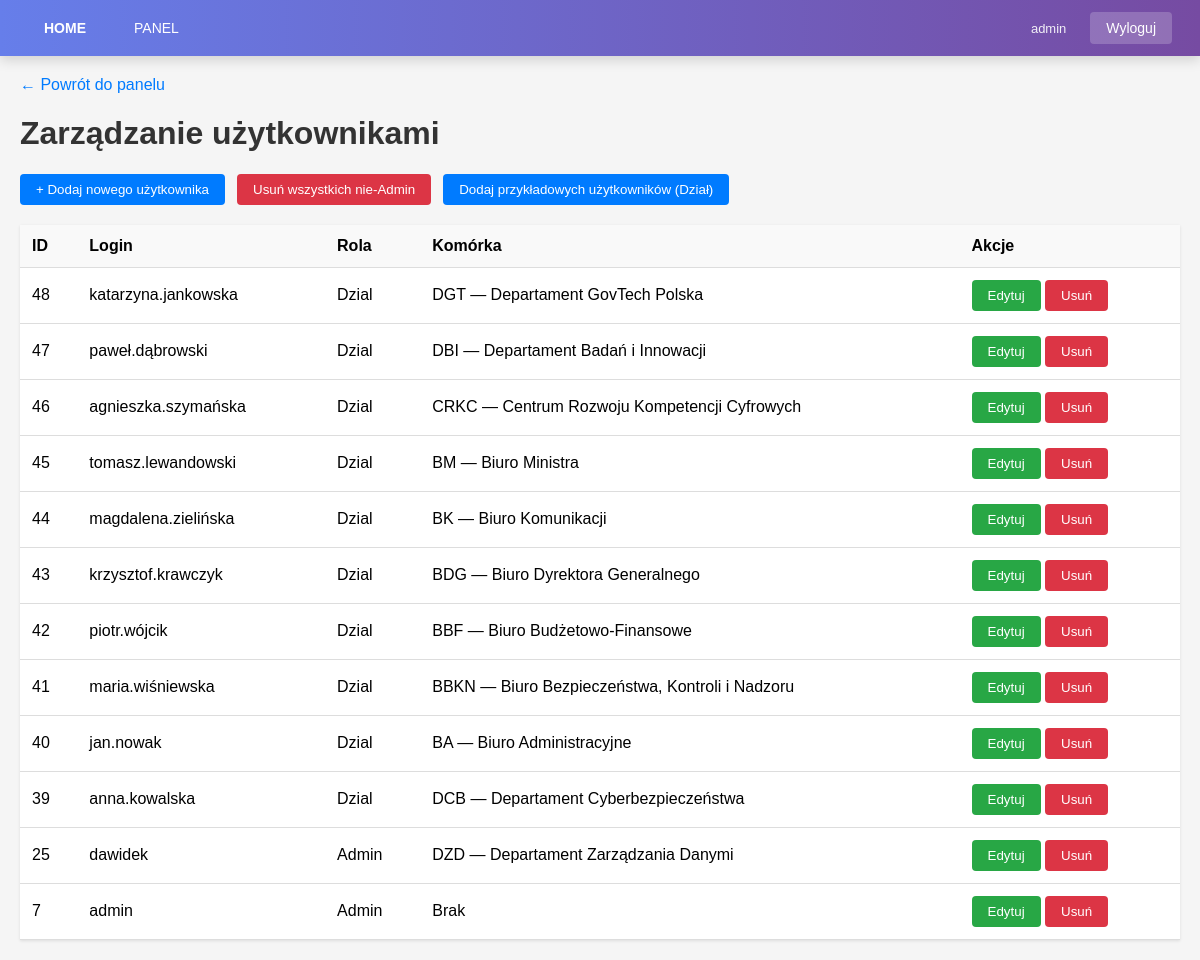
The page /users.php (signed in) on the database its author committed.
### tables this page shows
CREATE TABLE `Uzytkownicy` (
  `ID` int(11) NOT NULL,
  `Login` varchar(100) NOT NULL,
  `Haslo` varchar(255) NOT NULL,
  `Rola` enum('Admin','Ksiegowosc','Dzial') NOT NULL DEFAULT 'Dzial',
  `IDDzialu` int(11) DEFAULT NULL,
  `Dzial` varchar(50) DEFAULT NULL
);

CREATE TABLE `Komorki` (
  `ID` int(11) NOT NULL,
  `Skrot` varchar(10) NOT NULL,
  `Nazwa` varchar(255) NOT NULL
);

### public_html/users.php (the view, shortened to what this page needs)
<?php
$mysqli = require 'db.php';
$res = $mysqli->query('SELECT ID, Login, Haslo, Rola, IDDzialu FROM Uzytkownicy ORDER BY ID DESC');
$users = [];
while ($row = $res->fetch_assoc()) {
    $users[] = $row;
}
$dept_res = $mysqli->query('SELECT ID, Skrot, Nazwa FROM Komorki ORDER BY Nazwa');
$departments = [];
while ($row = $dept_res->fetch_assoc()) {
    $departments[] = $row;
}
?>
<!DOCTYPE html>
<?php require 'navbar.php'; ?>
<html>
<head>
</head>
<body>
<div class="container">
    <div class="back-link">
        <a href="panel.php">&larr; Powrót do panelu</a>
    </div>
    <h1>Zarządzanie użytkownikami</h1>
    <div style="margin-bottom: 20px; display:flex; gap:12px; flex-wrap:wrap;">
        <button class="btn" onclick="openAddModal()">+ Dodaj nowego użytkownika</button>
        <form method="POST" onsubmit="return confirm('Na pewno usunąć wszystkich użytkowników, którzy nie są Admin?');">
            <button type="submit" class="btn btn-delete">Usuń wszystkich nie-Admin</button>
        </form>
        <form method="POST" onsubmit="return confirm('Dodać przykładowych użytkowników Dział (hasło: Haslo123!)?');">
            <button type="submit" class="btn">Dodaj przykładowych użytkowników (Dział)</button>
        </form>
    </div>
    <table>
        <thead>
            <tr>
                <th>ID</th>
                <th>Login</th>
                <th>Rola</th>
                <th>Komórka</th>
                <th>Akcje</th>
            </tr>
        </thead>
        <tbody>
            <?php foreach ($users as $user): ?>
                <tr>
                    <td><?= (int)$user['ID'] ?></td>
                    <td><?= htmlspecialchars($user['Login']) ?></td>
                    <td><?= htmlspecialchars($user['Rola']) ?></td>
                    <td>
                        <?php
                        $dept_id = (int)$user['IDDzialu'];
                        $dept_name = 'Brak';
                        foreach ($departments as $d) {
                            if ($d['ID'] == $dept_id) {
                                $label = trim(($d['Skrot'] ?? '') . ' — ' . ($d['Nazwa'] ?? ''));
                                $dept_name = htmlspecialchars($label);
                                break;
                            }
                        }
                        echo $dept_name;
                        ?>
                    </td>
                    <td>
                        <button class="btn btn-edit" onclick="openEditModal(<?= (int)$user['ID'] ?>)">Edytuj</button>
                        <button class="btn btn-delete" onclick="openDeleteModal(<?= (int)$user['ID'] ?>)">Usuń</button>
                    </td>
                </tr>
            <?php endforeach; ?>
        </tbody>
    </table>
</div>
</body>
</html>

### public_html/navbar.php (style rules this page uses)
body { padding-top: 56px; }

### public_html/users.php (style rules this page uses)
body { font-family: Arial, sans-serif; margin:0; background:#f5f5f5; }
.container { max-width: 1200px; margin: 0 auto; padding: 20px; }
h1 { color: #333; }
.btn { padding: 8px 16px; background: #007bff; color: white; border: none; border-radius: 4px; cursor: pointer; }
.btn-delete { background: #dc3545; }
.btn-edit { background: #28a745; }
table { width: 100%; border-collapse: collapse; background: white; box-shadow: 0 1px 3px rgba(0,0,0,0.1); }
th, td { padding: 12px; text-align: left; border-bottom: 1px solid #ddd; }
th { background: #f9f9f9; font-weight: bold; }
.back-link { margin-bottom: 20px; }
.back-link a { color: #007bff; text-decoration: none; }

### rows shown on the page
uzytkownicy: ID "48", Login "katarzyna.jankowska", Rola "Dzial"
komorki: dept_name "DGT — Departament GovTech Polska"
uzytkownicy: ID "47", Login "paweł.dąbrowski", Rola "Dzial"
komorki: dept_name "DBI — Departament Badań i Innowacji"
uzytkownicy: ID "46", Login "agnieszka.szymańska", Rola "Dzial"
komorki: dept_name "CRKC — Centrum Rozwoju Kompetencji Cyfrowych"
uzytkownicy: ID "45", Login "tomasz.lewandowski", Rola "Dzial"
komorki: dept_name "BM — Biuro Ministra"
uzytkownicy: ID "44", Login "magdalena.zielińska", Rola "Dzial"
komorki: dept_name "BK — Biuro Komunikacji"
uzytkownicy: ID "43", Login "krzysztof.krawczyk", Rola "Dzial"
komorki: dept_name "BDG — Biuro Dyrektora Generalnego"
uzytkownicy: ID "42", Login "piotr.wójcik", Rola "Dzial"
komorki: dept_name "BBF — Biuro Budżetowo-Finansowe"
uzytkownicy: ID "41", Login "maria.wiśniewska", Rola "Dzial"
komorki: dept_name "BBKN — Biuro Bezpieczeństwa, Kontroli i Nadzoru"
uzytkownicy: ID "40", Login "jan.nowak", Rola "Dzial"
komorki: dept_name "BA — Biuro Administracyjne"
uzytkownicy: ID "39", Login "anna.kowalska", Rola "Dzial"
komorki: dept_name "DCB — Departament Cyberbezpieczeństwa"
uzytkownicy: ID "25", Login "dawidek", Rola "Admin"
komorki: dept_name "DZD — Departament Zarządzania Danymi"
uzytkownicy: ID "7", Login "admin", Rola "Admin", dept_name "Brak"

### other values the page prints
$_SESSION['login'] "admin"
